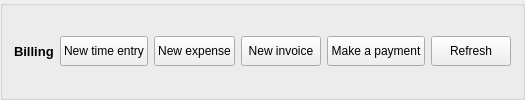
             <widget class="QGroupBox" name="groupBox_6">
              <property name="title">
               <string/>
              </property>
              <layout class="QHBoxLayout" name="horizontalLayout_23">
               <item alignment="Qt::AlignLeft">
                <widget class="QLabel" name="label_22">
                 <property name="font">
                  <font>
                   <pointsize>10</pointsize>
                   <weight>75</weight>
                   <bold>true</bold>
                  </font>
                 </property>
                 <property name="text">
                  <string>Billing</string>
                 </property>
                </widget>
               </item>
               <item>
                <widget class="QPushButton" name="pushButton_newTimeEntry">
                 <property name="minimumSize">
                  <size>
                   <width>0</width>
                   <height>30</height>
                  </size>
                 </property>
                 <property name="maximumSize">
                  <size>
                   <width>150</width>
                   <height>30</height>
                  </size>
                 </property>
                 <property name="text">
                  <string>New time entry</string>
                 </property>
                 <property name="icon">
                  <iconset resource="images/icons/icons.qrc">
                   <normaloff>:/new/general/clock.png</normaloff>:/new/general/clock.png</iconset>
                 </property>
                </widget>
               </item>
               <item>
                <widget class="QPushButton" name="pushButton_newExpense">
                 <property name="minimumSize">
                  <size>
                   <width>0</width>
                   <height>30</height>
                  </size>
                 </property>
                 <property name="maximumSize">
                  <size>
                   <width>150</width>
                   <height>30</height>
                  </size>
                 </property>
                 <property name="text">
                  <string>New expense</string>
                 </property>
                </widget>
               </item>
               <item>
                <widget class="QPushButton" name="pushButton_newInvoice">
                 <property name="minimumSize">
                  <size>
                   <width>0</width>
                   <height>30</height>
                  </size>
                 </property>
                 <property name="maximumSize">
                  <size>
                   <width>150</width>
                   <height>30</height>
                  </size>
                 </property>
                 <property name="text">
                  <string>New invoice</string>
                 </property>
                </widget>
               </item>
               <item>
                <widget class="QPushButton" name="pushButton_newPayment">
                 <property name="minimumSize">
                  <size>
                   <width>0</width>
                   <height>30</height>
                  </size>
                 </property>
                 <property name="maximumSize">
                  <size>
                   <width>150</width>
                   <height>30</height>
                  </size>
                 </property>
                 <property name="text">
                  <string>Make a payment</string>
                 </property>
                </widget>
               </item>
               <item>
                <widget class="QPushButton" name="pushButton_refreshBilling">
                 <property name="minimumSize">
                  <size>
                   <width>0</width>
                   <height>30</height>
                  </size>
                 </property>
                 <property name="maximumSize">
                  <size>
                   <width>100</width>
                   <height>30</height>
                  </size>
                 </property>
                 <property name="text">
                  <string>Refresh</string>
                 </property>
                 <property name="icon">
                  <iconset resource="images/icons/icons.qrc">
                   <normaloff>:/new/general/Gnome-View-Refresh-64.png</normaloff>:/new/general/Gnome-View-Refresh-64.png</iconset>
                 </property>
                </widget>
               </item>
              </layout>
             </widget>
